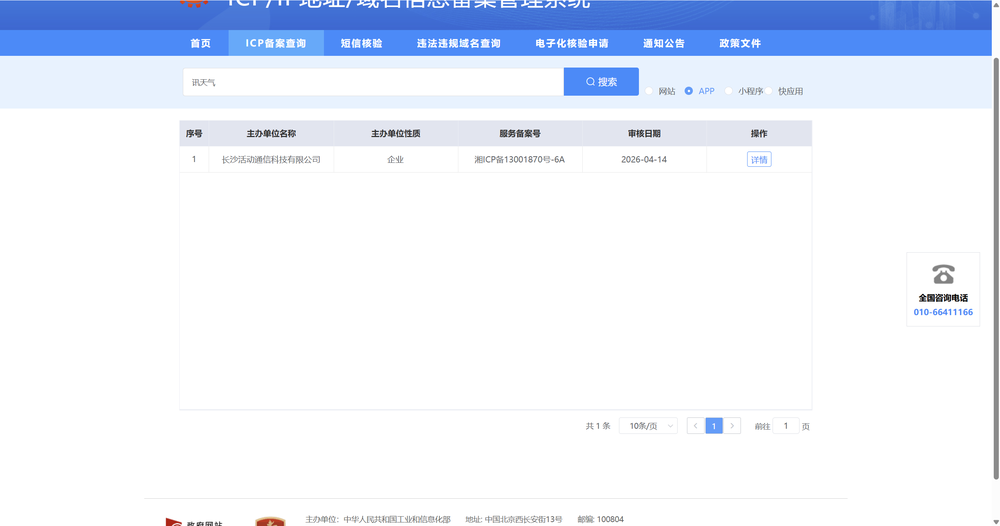
#> input picture test.png, 1000 x 526 px, shrunk from 2559 x 1347 before the run
$ python preprocess_raise.py --input-dir .. --output-dir out
#> lines starting #> are read from the running program, lines starting #| are printed output that depends on the picture
#> in process_one, img is the input picture: PIL image 1000x526 RGB; mean R, G, B 231.7, 238.1, 250
#!/usr/bin/env python3
"""
Preprocess RAISE images:
1) Convert TIFF/TIF to PNG
2) Center-crop to square using the smaller side

Example:
    python scripts/preprocess_raise.py --input-dir data/RAISE1K --output-dir data/RAISE1K_png_square
"""

from __future__ import annotations

import argparse
from pathlib import Path

from PIL import Image


VALID_EXTS = {".tif", ".tiff", ".png", ".jpg", ".jpeg", ".bmp"}


def center_crop_to_square(img: Image.Image) -> Image.Image:
    width, height = img.size
#> width = 1000; height = 526
    side = min(width, height)
#> side = 526
    left = (width - side) // 2
#> left = 237
    top = (height - side) // 2
#> top = 0
    right = left + side
#> right = 763
    bottom = top + side
#> bottom = 526
    return img.crop((left, top, right, bottom))
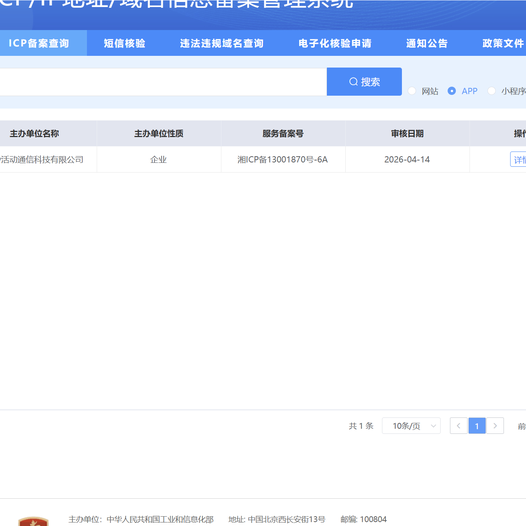
#> returned value: PIL image 526x526 RGB; mean R, G, B 231.6, 238, 249.9


def process_one(src_path: Path, dst_path: Path) -> None:
    with Image.open(src_path) as img:
        # Normalize mode for PNG output.
        if img.mode not in ("RGB", "RGBA", "L"):
            img = img.convert("RGB")

        square = center_crop_to_square(img)
        dst_path.parent.mkdir(parents=True, exist_ok=True)
        square.save(dst_path, format="PNG")


def collect_inputs(input_dir: Path) -> list[Path]:
    files = []
    for p in input_dir.rglob("*"):
        if p.is_file() and p.suffix.lower() in VALID_EXTS:
            files.append(p)
    return sorted(files)


def target_path(src: Path, input_dir: Path, output_dir: Path) -> Path:
    rel = src.relative_to(input_dir)
    return (output_dir / rel).with_suffix(".png")


def parse_args() -> argparse.Namespace:
    parser = argparse.ArgumentParser(
        description="Convert images to PNG and center-crop to square."
    )
    parser.add_argument("--input-dir", type=Path, required=True, help="Input root folder")
    parser.add_argument("--output-dir", type=Path, required=True, help="Output root folder")
    return parser.parse_args()


def main() -> None:
    args = parse_args()
    input_dir = args.input_dir
    output_dir = args.output_dir

    if not input_dir.exists() or not input_dir.is_dir():
        raise FileNotFoundError(f"Input directory not found: {input_dir}")

    files = collect_inputs(input_dir)
    if not files:
        print("No supported image files found.")
        return

    ok = 0
    failed = 0
    for src in files:
        dst = target_path(src, input_dir, output_dir)
        try:
            process_one(src, dst)
            ok += 1
        except Exception as exc:  # noqa: BLE001
            failed += 1
            print(f"[FAIL] {src}: {exc}")

    print(f"Done. Success: {ok}, Failed: {failed}, Total: {len(files)}")


if __name__ == "__main__":
    main()
